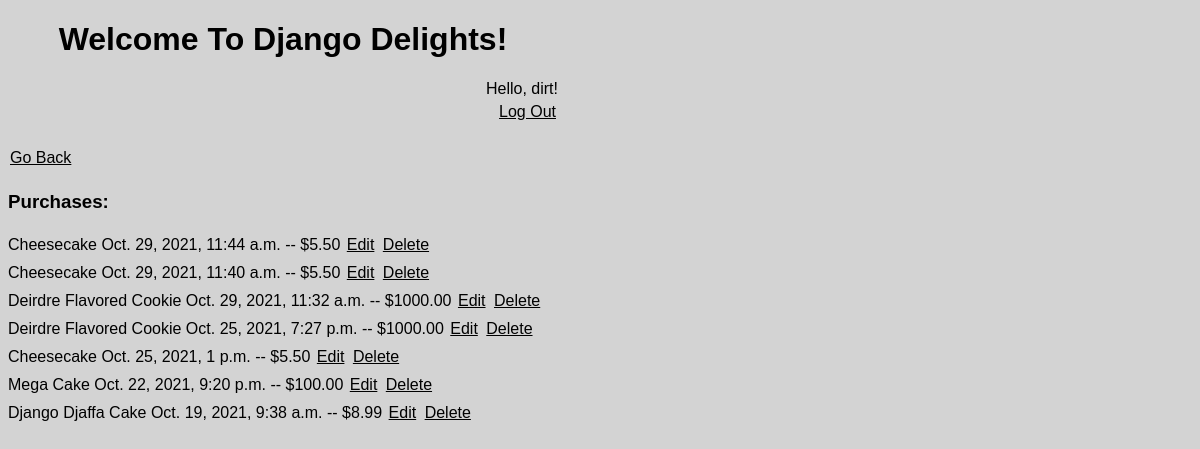
/pos/purchase/index/ (signed in), run on an earlier commit of the app's database.
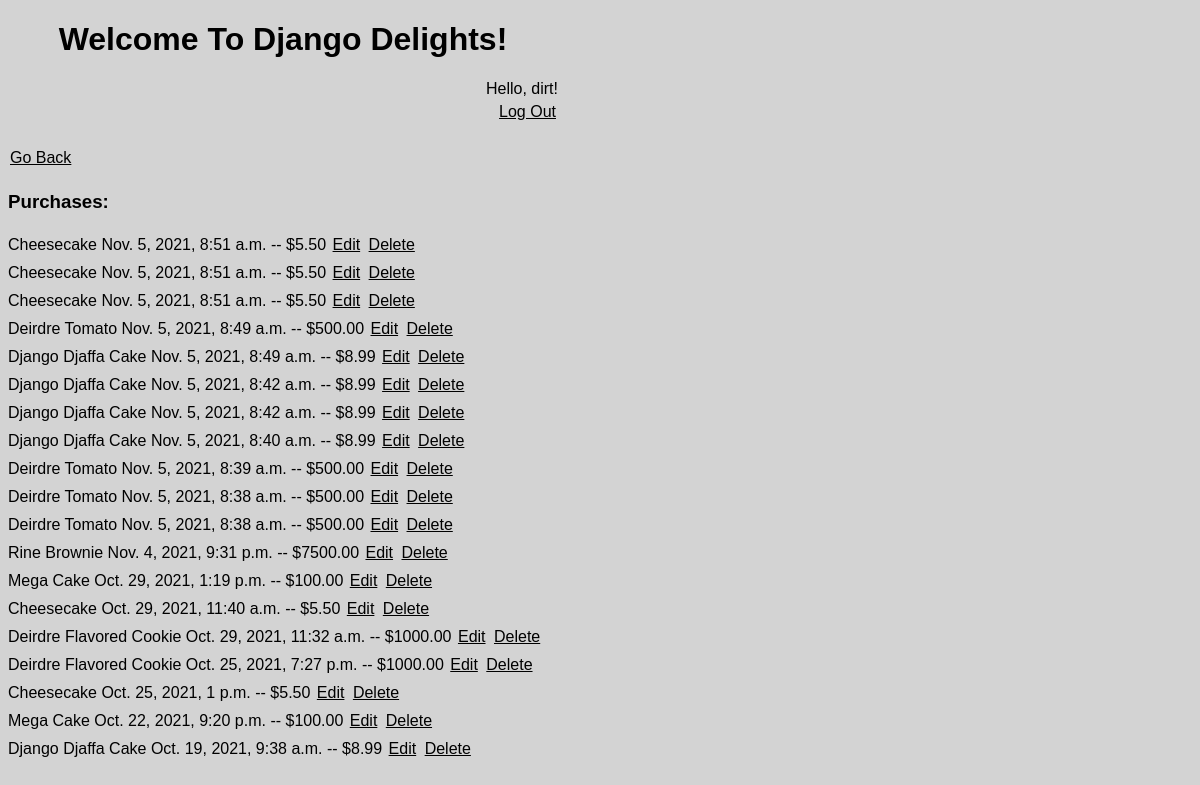
And on a later commit of the database.
### inventory/models.py (models this page shows, shortened)
class Purchase(models.Model):
    def get_default():
        default = RevenueDay.objects.latest('day')
        default.__repr__()
        return default.pk
    item = models.ForeignKey('MenuItem', on_delete=models.CASCADE)
    timestamp = models.DateTimeField(default=timezone.now)
    day = models.ForeignKey('RevenueDay', on_delete=models.CASCADE, default=get_default)

class MenuItem(models.Model):
    name = models.CharField(max_length=100)
    price = models.FloatField()
    def __str__(self):
        return self.name
    class Meta:
        verbose_name_plural = "Menu Items"

### inventory/views.py (the view)
# urls.py: path("pos/purchase/index/", views.PurchaseListView.as_view(), name="purchaseindex"),
class PurchaseListView(LoginRequiredMixin, ListView):
    model = Purchase
    queryset = Purchase.objects.all().order_by("-timestamp")
    template_name = "inventory/purchaseindex.html"
    context_object_name = 'purchase_list'

### inventory/templates/inventory/purchaseindex.html
{% extends 'inventory/base.html' %}
{% block content %}
<a href="{% url 'posindex' %}">Go Back</a>
<br>
<h3>Purchases:</h3>
{% for purchase in purchase_list %}
<span> {{purchase.item}} {{purchase.timestamp}} -- ${{purchase.item.price|floatformat:2 }} </span>
<a href="{% url 'purchaseupdate' purchase.id %}">Edit</a>
<a href="{% url 'purchasedelete' purchase.id %}">Delete</a>
<br>
{% endfor %}
{% endblock %}

### inventory/templates/inventory/base.html (shortened to what this page needs)
<!DOCTYPE html>
<html lang="en">
{% load static %}
<head>
<link rel="stylesheet" href="{% static 'inventory/style.css' %}">
</head>
<body>
<h1 class="restaurant-title">Welcome To Django Delights!</h1>
{% if request.user.is_authenticated %}
<div class="greeting">
<span>Hello, {{request.user.username}}!</span>
<br>
<a href="{% url 'logout' %}">Log Out</a>
</div>
<br>
{% endif %}
{% block content %}
{% endblock %}
</body>
</html>

### inventory/static/inventory/style.css (style rules this page uses)
body { background-color: lightgrey; font-family: sans-serif; max-width: 550px; }
a { color: black; box-sizing: border-box; font-size: 16px; line-height: 28px; padding-left: 2px; padding-right: 2px; padding-bottom: 5px; }
.restaurant-title { text-align: center; }
.greeting { text-align: right; display: block; }

What changed in the data, as far as the page shows it:
removed Purchase: item "Cheesecake", timestamp "Oct. 29, 2021, 11:44 a.m.", item.price "5.50"
added Purchase: item "Cheesecake", timestamp "Nov. 5, 2021, 8:51 a.m.", item.price "5.50"
added Purchase: item "Cheesecake", timestamp "Nov. 5, 2021, 8:51 a.m.", item.price "5.50"
added Purchase: item "Cheesecake", timestamp "Nov. 5, 2021, 8:51 a.m.", item.price "5.50"
added Purchase: item "Deirdre Tomato", timestamp "Nov. 5, 2021, 8:49 a.m.", item.price "500.00"
added Purchase: item "Django Djaffa Cake", timestamp "Nov. 5, 2021, 8:49 a.m.", item.price "8.99"
added Purchase: item "Django Djaffa Cake", timestamp "Nov. 5, 2021, 8:42 a.m.", item.price "8.99"
added Purchase: item "Django Djaffa Cake", timestamp "Nov. 5, 2021, 8:42 a.m.", item.price "8.99"
added Purchase: item "Django Djaffa Cake", timestamp "Nov. 5, 2021, 8:40 a.m.", item.price "8.99"
added Purchase: item "Deirdre Tomato", timestamp "Nov. 5, 2021, 8:39 a.m.", item.price "500.00"
added Purchase: item "Deirdre Tomato", timestamp "Nov. 5, 2021, 8:38 a.m.", item.price "500.00"
added Purchase: item "Deirdre Tomato", timestamp "Nov. 5, 2021, 8:38 a.m.", item.price "500.00"
added Purchase: item "Rine Brownie", timestamp "Nov. 4, 2021, 9:31 p.m.", item.price "7500.00"
added Purchase: item "Mega Cake", timestamp "Oct. 29, 2021, 1:19 p.m.", item.price "100.00"
